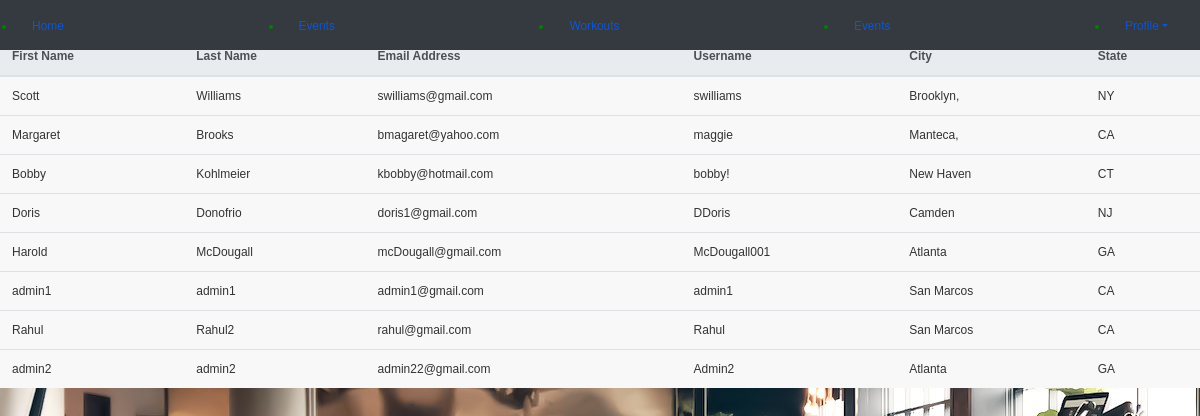
The app's page /users.php (signed in) with its own data.
### tables this page shows
CREATE TABLE `users` (
  `id` int(11) NOT NULL,
  `fname` varchar(50) NOT NULL,
  `lname` varchar(50) NOT NULL,
  `email` varchar(100) NOT NULL,
  `username` varchar(50) NOT NULL,
  `address` varchar(100) DEFAULT NULL,
  `city` varchar(100) DEFAULT NULL,
  `state` varchar(100) DEFAULT NULL,
  `password` varchar(100) NOT NULL,
  `cpassword` varchar(100) NOT NULL
);

### users.php (the view, shortened to what this page needs)
<?php
   require_once "connect.php";
   include_once ('session.php');
   $sql = "SELECT fname, lname, email, username, city,state FROM users";
   $result = mysqli_query($conn, $sql);
   if(mysqli_num_rows($result)>0){
      echo '<table class="table">';
      echo '<thead class="thead-light">';
          echo"<tr>";
            echo '<th scope="col">First Name</th>';
            echo '<th scope="col">Last Name</th>';
            echo  '<th scope="col">Email Address</th>';
            echo '<th scope="col">Username</th>';
            echo '<th scope="col">City</th>';
            echo '<th scope="col">State</th>';
          echo"</tr>";
      echo "</thead>";
      echo"<tbody>";
    while ($row = mysqli_fetch_assoc($result)){
      echo "<tr><td>". $row["fname"] . "</td><td>". $row["lname"] . "</td><td>". $row["email"] . "</td><td>". $row["username"] . "</td><td>". $row["city"] . "</td><td>". $row["state"] . "</td></tr>";
    }
    echo "</table>";
   }
   else{
    echo "0 result!";
   }
?>
<!DOCTYPE html>
<!DOCTYPE html>
<html>
    <head>
        <link rel="stylesheet" href="https://stackpath.bootstrapcdn.com/bootstrap/4.4.1/css/bootstrap.min.css">
        <link rel="stylesheet" type="text/css" href="style.css">
    </head>
<body>
</body>
</html>

### session.php (shortened to what this page needs)
<html>
<head>
  <link rel="stylesheet" href="https://stackpath.bootstrapcdn.com/bootstrap/4.4.1/css/bootstrap.min.css">
</head>
<body>
<ul class="navbar navbar-dark bg-dark fixed-top">
  <li class="nav-item">
    <a class="nav-link active" href="workout.php">Home</a>
  </li>
  <li class="nav-item">
    <a class="nav-link active" href="events.php">Events</a>
  </li>
  <li class="nav-item">
    <a class="nav-link active" href="workout.php">Workouts</a>
  </li>
    <li class="nav-item">
    <a class="nav-link active" href="events.php">Events</a>
  </li>
  <li class="nav-item dropdown">
        <a class="nav-link dropdown-toggle" href="#" id="navbarDropdown" role="button" data-toggle="dropdown" aria-haspopup="true" aria-expanded="false">Profile</a>
  </li>
</ul>
<br><br>
</body>
</html>

### css/style.css (style rules this page uses)
body { font-family: Arial, Helvetica, sans-serif; font-size: 12px; color: green; background-image: url("../images/gymclub.jpeg"); background-color:#FFFFFF; }
a { -moz-user-select: none; color: #1155CC !important; font-family: "verdana", "Helvetica Neue", Helvetica, Arial, sans-serif; text-decoration: none; }
.Table { font-family: verdana, Helvetica, sans-serif; font-size: 12px; color: #333; background-color: #E4E4E4; }
.Table td { background-color: #F8F8F8; }

### records on screen
users: fname "Scott", lname "Williams", email "swilliams@gmail.com", username "swilliams", city "Brooklyn,", state "NY"
users: fname "Margaret", lname "Brooks", email "bmagaret@yahoo.com", username "maggie", city "Manteca,", state "CA"
users: fname "Bobby", lname "Kohlmeier", email "kbobby@hotmail.com", username "bobby!", city "New Haven", state "CT"
users: fname "Doris", lname "Donofrio", email "doris1@gmail.com", username "DDoris", city "Camden", state "NJ"
users: fname "Harold", lname "McDougall", email "mcDougall@gmail.com", username "McDougall001", city "Atlanta", state "GA"
users: fname "admin1", lname "admin1", email "admin1@gmail.com", username "admin1", city "San Marcos", state "CA"
users: fname "Rahul", lname "Rahul2", email "rahul@gmail.com", username "Rahul", city "San Marcos", state "CA"
users: fname "admin2", lname "admin2", email "admin22@gmail.com", username "Admin2", city "Atlanta", state "GA"
